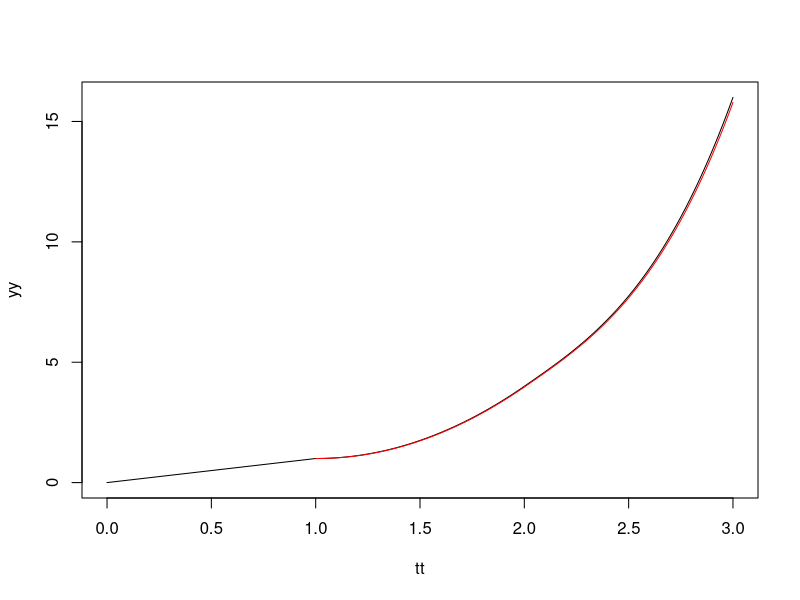

Recreate this plot in R.
Solucion_tao <- function(f=0, del=0){
   np = length(f)
   y = rep(0, np)
   y1 = f[np]
   y[1] = y1

   for (i in 2:np){
      y2 = y1 + del * 6 * f[i-1]
      y[i] = y2
      y1 = y2
   }
   ret = y
}

tao = 1

np = 100

t = seq(0, tao, length.out=np)
del = t[2]-t[1]

f = t

t2 = tao+t
y2 = 3*(t2 - 1)^2 + 1

t3 = 2*tao+t
y3 = 6*(t3 - 2)^3 + 6 * t3 -8

tt = c(t, t2, t3)
yy = c(f, y2, y3)

plot(tt, yy, type='l', xlim=c(0,3))
#points(t, f, type='l', col='red')

f = Solucion_tao(f, del)

points(t2, f, type='l', col='red')

f = Solucion_tao(f, del)

points(t3, f, type='l', col='red')


